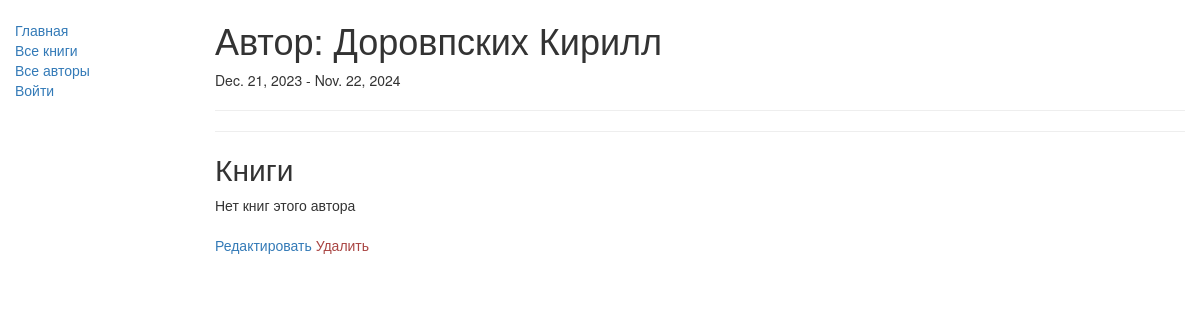
Page /catalog/author/2 on the earlier database version.
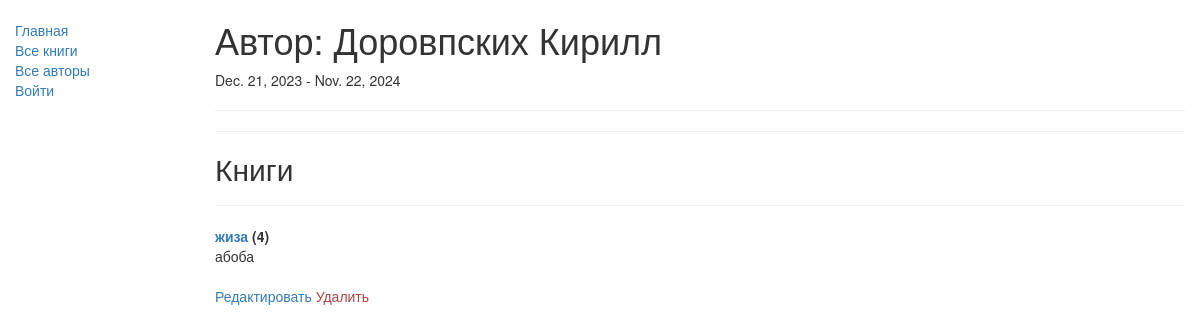
Same page on the later database version.
### catalog/models.py (models this page shows, shortened)
class Book(models.Model):
    DoesNotExist = None
    objects = None
    title = models.CharField(max_length=200)
    author = models.ForeignKey('Author', on_delete=models.SET_NULL, null=True)
    summary = models.TextField(max_length=1000, help_text="Введите краткое описание книги")
    isbn = models.CharField('ISBN',max_length=13, help_text='13 Символов <a href="https://www.isbn-international.org/content/what-isbn">ISBN номер</a>')
    genre = models.ManyToManyField('Genre', help_text="Выберите жанр для этой книги")
    def __str__(self):
        return self.title
    def display_genre(self):
        """
        Creates a string for the Genre. This is required to display genre in Admin.
        """
        return ', '.join([ genre.name for genre in self.genre.all()[:3] ])
    display_genre.short_description = 'Genre'

### catalog/views.py (the view)
# urls.py: url(r'^author/(?P<pk>\d+)$', views.AuthorDetailView.as_view(), name='author-detail'),
class AuthorDetailView(generic.DetailView):
    model = Author

### catalog/templates/catalog/author_detail.html
{% extends "base_generic.html" %}
{% block content %}
  <h1>Автор: {{ author.last_name }} {{ author.first_name }}</h1>
  <p>{{ author.date_of_birth }} {% if author.date_of_death %} - {{ author.date_of_death }}{% endif %}</p>
  <hr>
  <hr>
  <h2>Книги</h2>
  <dl>
    {% for book in author.book_set.all %}
      <hr>
      <dt><a href="{% url 'book-detail' book.pk %}">{{ book }}</a> ({{ book.bookinstance_set.all.count }})</dt>
      <dd>{{ book.summary }}</dd>
      {% empty %}
      <p>Нет книг этого автора</p>
    {% endfor %}
  </dl>
  <span>
    <a href="{% url 'author_update' author.pk %}">Редактировать</a>
    <a class="text-danger" href="{% url 'author_delete' author.pk %}">Удалить</a>
  </span>
{% endblock %}

Differences in the rows shown:
now on this page (row edited): Book: title "жиза", bookinstance_set.all.count "4", summary "абоба"
Other differences:
text no longer shown: "Нет книг этого автора"
